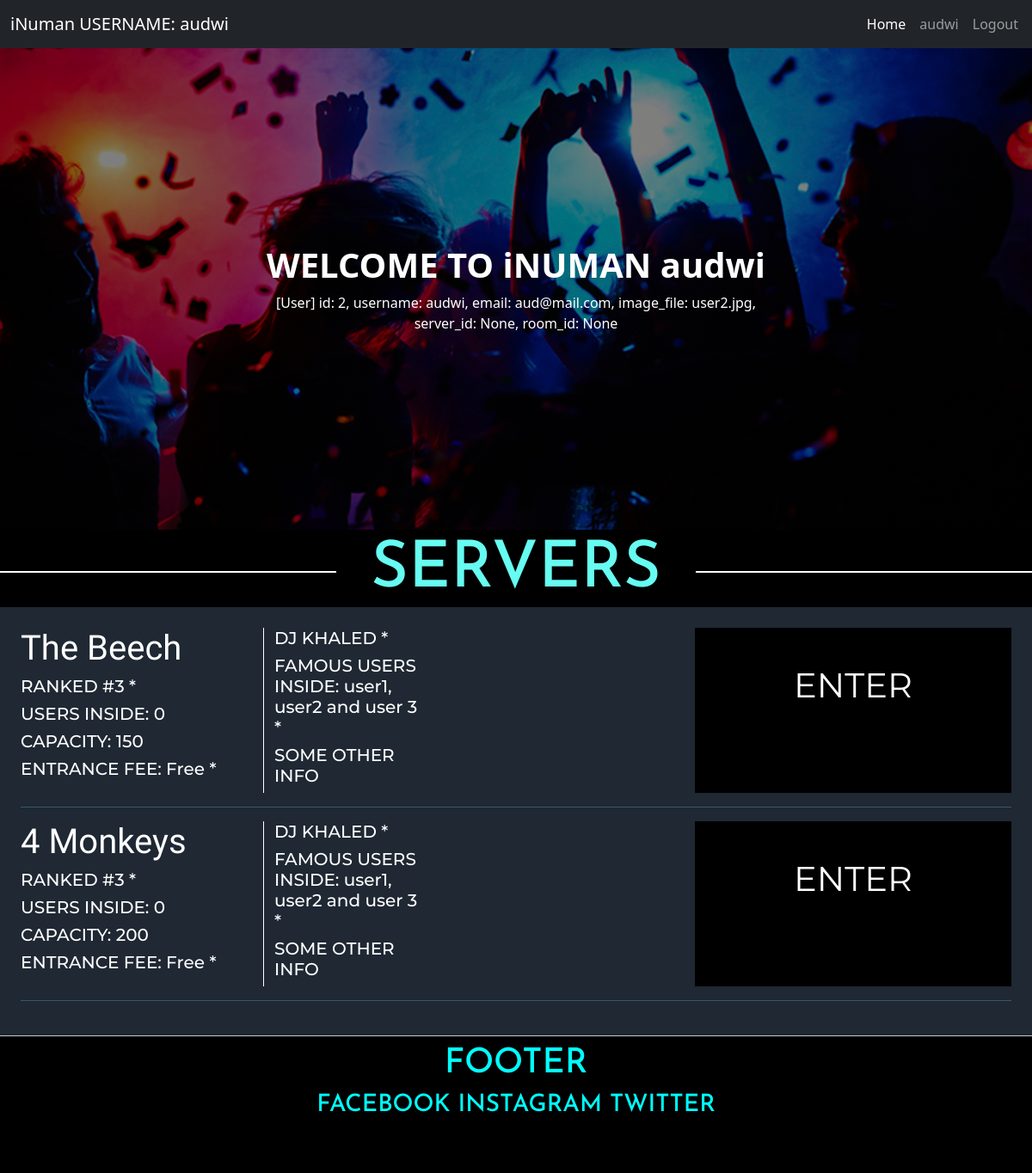
The app's page / (signed in) with its own data.
### package/models.py (models this page shows, shortened)
class User(db.Model, UserMixin):
    id = db.Column(db.Integer, primary_key = True)
    username = db.Column(db.String(20), unique=True, nullable=False)
    email = db.Column(db.String(100), unique=True, nullable=False)
    image_file = db.Column(db.String(20), nullable=False, default='default.jpg')
    password = db.Column(db.String(60), nullable=False)
    server_id = db.Column(db.Integer, db.ForeignKey('app_server.id'), nullable=True)
    room_id = db.Column(db.Integer, db.ForeignKey('app_server_room.id'), nullable=True)
    def __repr__(self):
        return f"""[User]
        id: {self.id},
        username: {self.username},
        email: {self.email},
        image_file: {self.image_file},
        server_id: {self.server_id},
        room_id: {self.room_id}\n\n"""

class AppServer(db.Model):
    id = db.Column(db.Integer, primary_key = True)
    name = db.Column(db.String(20), unique=True, nullable=False)
    capacity = db.Column(db.Integer, nullable=False, default=150)
    created_at = db.Column(db.DateTime, nullable=False, default=datetime.utcnow)
    rooms = db.relationship('AppServerRoom', backref='server', lazy=True)
    clients = db.relationship('User', backref='server', lazy=True)

### package/routes.py (the view)
@app.route('/')
def index():
    servers = AppServer.query.all()
    return render_template('index.html', servers=servers)

### package/models.py (called while the page is built)
@login_manager.user_loader
def load_user(user_id):
    return User.query.get(int(user_id))

### package/templates/index.html (shortened to what this page needs)
{% extends 'layout.html' %}
{% block page_css %}
    <link rel="stylesheet" href="{{ url_for('static', filename='styles/index.css') }}">
{% endblock page_css %}
{% block content %}
    <div class="hero-image">
        <div class="hero-text">
            {% if current_user.is_authenticated %}
            <h1><b>WELCOME TO iNUMAN {{current_user.username}}</b></h1>
            {{current_user}}
            {% else %}
            <h1><b>WELCOME TO iNUMAN</b></h1>
            {% endif %}
        </div>
    </div>
    <section id="servers">
        <h1 class="text-center mt-5 title"><span>SERVERS</span></h1>
        <div class="container-fluid p-4">
            {% for server in servers %}
            <div class="row server-info">
                <div class="col-lg-3">
                    <h1 class="server-name">{{server.name}}</h3>
                    <h5>RANKED #3 *</h5>
                    <h5 id="server-{{server.id}}-user-count">USERS INSIDE: {{server.clients|length}}</h5>
                    <h5>CAPACITY: {{server.capacity}}</h5>
                    <h5>ENTRANCE FEE: Free *</h5>
                </div>
                <div class="col-lg-2" style="border-left: 1px solid white;">
                    <h5>DJ KHALED *</h5>
                    <h5>FAMOUS USERS INSIDE: user1, user2 and user 3 *</h5>
                    <h5>SOME OTHER INFO</h5>
                </div>
                <div class="col-lg-3"></div>
                <div class="col-lg-4 text-center server-buttons">
                    <a href="{{url_for('show_server', server_id=server.id)}}" class="enter-server">
                        ENTER
                    </a>
                </div>
            </div>
            <hr>
            {% endfor %}
        </div>
    </section>
{% endblock content %}

### package/templates/layout.html (shortened to what this page needs)
<!DOCTYPE html>
<html lang="en">
<head>
    <link href="https://cdn.jsdelivr.net/npm/bootstrap@5.1.0/dist/css/bootstrap.min.css" rel="stylesheet">
    <link rel="stylesheet" href="{{ url_for('static', filename='styles/layout.css') }}">
    {% block page_css %}
    {% endblock page_css %}
</head>
<body>
    <nav class="navbar navbar-expand-lg navbar-dark bg-dark">
        <div class="container-fluid">
          {% if current_user.is_authenticated %}
          <a class="navbar-brand" href="{{ url_for('index') }}">iNuman USERNAME: {{ current_user.username }}</a>
          {% else %}
          <a class="navbar-brand" href="{{ url_for('index') }}">iNuman</a>
          {% endif %}
        </div>
        <div class="d-flex">
            <div class="collapse navbar-collapse" id="navbarSupportedContent">
                <ul class="navbar-nav me-2 ms-3 mb-2 mb-lg-0">
                  <li class="nav-item">
                    <a class="nav-link active" aria-current="page" href="{{ url_for('index') }}">Home</a>
                  </li>
                  {% if current_user.is_authenticated %}
                    <li class="nav-item">
                      <a class="nav-link" href="#">{{current_user.username}}</a>
                    </li>
                    <li class="nav-item">
                      <a class="nav-link" href="{{url_for('logout')}}">Logout</a>
                    </li>
                    {% else %}
                    <li class="nav-item">
                      <a class="nav-link" href="{{url_for('login')}}">Login</a>
                    </li>
                    {% endif %}
                </ul>
              </div>
        </div>
      </nav>
    {% block content %}
    {% endblock content %}
    <footer>
      <div class="container mt-2">
        <div class="row text-center">
          <div class="col-lg-12">
            <h1>FOOTER</h1>
          </div>
        </div>
        <div class="row text-center">
          <div class="col-lg-12">
            <h3>FACEBOOK INSTAGRAM TWITTER</h3>
          </div>
        </div>
      </div>
    </footer>
</body>
</html>

### package/static/styles/layout.css (style rules this page uses)
footer { height: 20vh; background-color: black; font-family: 'Josefin Sans', sans-serif; color:aqua; border-top: 1px solid rgb(202, 202, 202); }

### package/static/styles/index.css (style rules this page uses)
body, html { height: 100%; background-color: black; }
.hero-image { background-image: linear-gradient(rgba(0, 0, 0, 0.5), rgba(0, 0, 0, 0.5)), url("/static/images/index_hero.jpg"); height: 70%; background-position: center; background-repeat: no-repeat; background-size: cover; position: relative; }
.hero-text { text-align: center; position: absolute; top: 50%; left: 50%; transform: translate(-50%, -50%); color: white; }
#servers { color: #66FCF1; background-color: black; }
#servers > .container-fluid { background-color: #1F2833; }
.server-info { color: white; font-family: 'Montserrat', sans-serif; }
.server-name { font-family: 'Yeseva One', cursive; }
.server-buttons { margin-top: 0%; }
.server-buttons .enter-server { display: block; height: 100%; width: 100%; background-color: #000000; text-decoration: none; }
.server-buttons .enter-server { padding-top: 10%; font-size: 40px; color:white; }
.title { font-size: 75px; font-family: 'Josefin Sans', sans-serif; border-bottom: 2px solid white; line-height: 0.001em; width: 100%; margin: 10px 0 40px; }
.title span { background-color:black; padding:0 40px; }

### records on screen
User: username "audwi", id+username+email "[User] id: 2, username: audwi, email: aud@mail.com, image_file: user2.jpg, server_id: None, room_id: None"
AppServer: name "The Beech", clients|length "0", capacity "150"
AppServer: name "4 Monkeys", clients|length "0", capacity "200"
